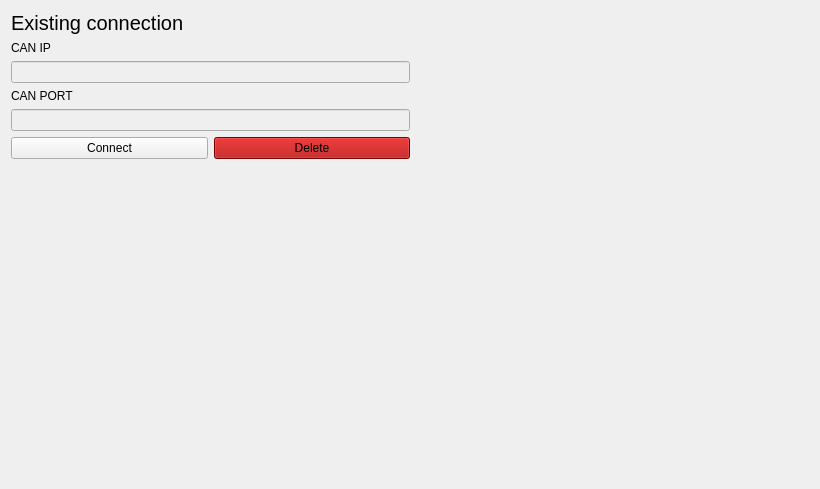
<?xml version="1.0" encoding="UTF-8"?>
<ui version="4.0">
 <class>ExistingConnection</class>
 <widget class="QWidget" name="ExistingConnection">
  <property name="geometry">
   <rect>
    <x>0</x>
    <y>0</y>
    <width>820</width>
    <height>489</height>
   </rect>
  </property>
  <property name="windowTitle">
   <string>Form</string>
  </property>
  <layout class="QHBoxLayout" name="horizontalLayout_2">
   <item>
    <layout class="QVBoxLayout" name="verticalLayout">
     <item>
      <widget class="QLabel" name="label_3">
       <property name="styleSheet">
        <string notr="true">font-size:20px;
</string>
       </property>
       <property name="text">
        <string>Existing connection</string>
       </property>
      </widget>
     </item>
     <item>
      <widget class="QLabel" name="label">
       <property name="text">
        <string>CAN IP</string>
       </property>
      </widget>
     </item>
     <item>
      <widget class="QLineEdit" name="ip">
       <property name="enabled">
        <bool>false</bool>
       </property>
      </widget>
     </item>
     <item>
      <widget class="QLabel" name="label_2">
       <property name="text">
        <string>CAN PORT</string>
       </property>
      </widget>
     </item>
     <item>
      <widget class="QLineEdit" name="port">
       <property name="enabled">
        <bool>false</bool>
       </property>
      </widget>
     </item>
     <item>
      <layout class="QHBoxLayout" name="horizontalLayout">
       <item>
        <widget class="QPushButton" name="connectBtn">
         <property name="text">
          <string>Connect</string>
         </property>
        </widget>
       </item>
       <item>
        <widget class="QPushButton" name="deleteBtn">
         <property name="styleSheet">
          <string notr="true">background-color:#aa0000;</string>
         </property>
         <property name="text">
          <string>Delete</string>
         </property>
        </widget>
       </item>
      </layout>
     </item>
     <item>
      <spacer name="verticalSpacer">
       <property name="orientation">
        <enum>Qt::Vertical</enum>
       </property>
       <property name="sizeHint" stdset="0">
        <size>
         <width>20</width>
         <height>40</height>
        </size>
       </property>
      </spacer>
     </item>
    </layout>
   </item>
   <item>
    <spacer name="horizontalSpacer">
     <property name="orientation">
      <enum>Qt::Horizontal</enum>
     </property>
     <property name="sizeHint" stdset="0">
      <size>
       <width>40</width>
       <height>20</height>
      </size>
     </property>
    </spacer>
   </item>
  </layout>
 </widget>
 <resources/>
 <connections/>
</ui>
